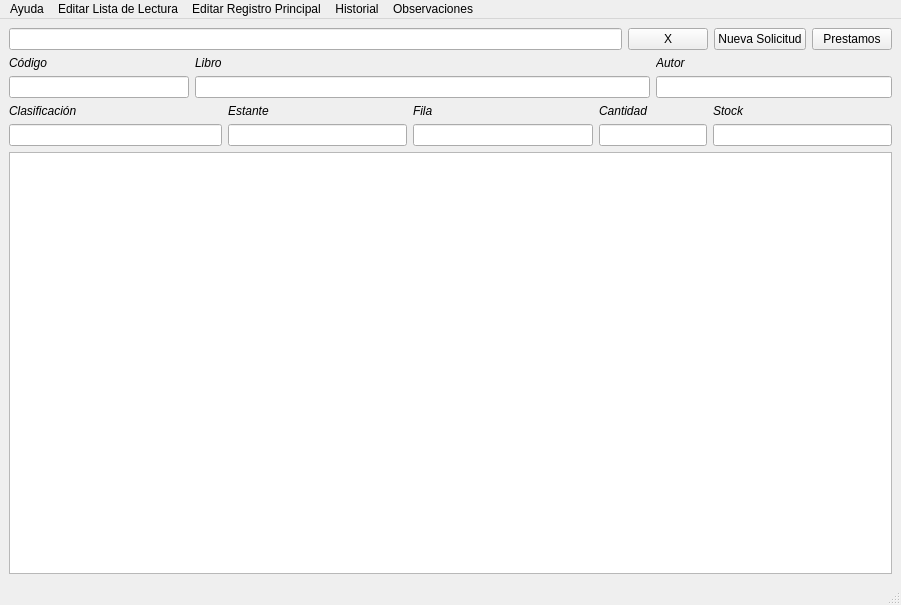
<?xml version="1.0" encoding="UTF-8"?>
<ui version="4.0">
 <class>AdminWindow</class>
 <widget class="QMainWindow" name="AdminWindow">
  <property name="geometry">
   <rect>
    <x>0</x>
    <y>0</y>
    <width>901</width>
    <height>605</height>
   </rect>
  </property>
  <property name="minimumSize">
   <size>
    <width>901</width>
    <height>605</height>
   </size>
  </property>
  <property name="windowTitle">
   <string>BiblioOrg | Admin</string>
  </property>
  <widget class="QWidget" name="centralwidget">
   <layout class="QVBoxLayout" name="verticalLayout">
    <item>
     <layout class="QHBoxLayout" name="horizontalLayout">
      <item>
       <widget class="QLineEdit" name="searchtxt"/>
      </item>
      <item>
       <widget class="QPushButton" name="resetbtn">
        <property name="text">
         <string>X</string>
        </property>
       </widget>
      </item>
      <item>
       <widget class="QPushButton" name="newrequestbtn">
        <property name="text">
         <string>Nueva Solicitud</string>
        </property>
       </widget>
      </item>
      <item>
       <widget class="QPushButton" name="loansbtn">
        <property name="text">
         <string>Prestamos</string>
        </property>
       </widget>
      </item>
     </layout>
    </item>
    <item>
     <layout class="QGridLayout" name="gridLayout">
      <item row="0" column="0">
       <widget class="QLabel" name="codelabel">
        <property name="font">
         <font>
          <italic>true</italic>
         </font>
        </property>
        <property name="text">
         <string>Código</string>
        </property>
       </widget>
      </item>
      <item row="0" column="1">
       <widget class="QLabel" name="booklabel">
        <property name="font">
         <font>
          <italic>true</italic>
         </font>
        </property>
        <property name="text">
         <string>Libro</string>
        </property>
       </widget>
      </item>
      <item row="0" column="5">
       <widget class="QLabel" name="authorlabel">
        <property name="font">
         <font>
          <italic>true</italic>
         </font>
        </property>
        <property name="text">
         <string>Autor</string>
        </property>
       </widget>
      </item>
      <item row="1" column="0">
       <widget class="QLineEdit" name="codetxt"/>
      </item>
      <item row="1" column="1" colspan="4">
       <widget class="QLineEdit" name="booktxt"/>
      </item>
      <item row="1" column="5" colspan="2">
       <widget class="QLineEdit" name="authortxt"/>
      </item>
      <item row="2" column="0">
       <widget class="QLabel" name="classificationlabel">
        <property name="font">
         <font>
          <italic>true</italic>
         </font>
        </property>
        <property name="text">
         <string>Clasificación</string>
        </property>
       </widget>
      </item>
      <item row="2" column="2">
       <widget class="QLabel" name="shelflabel">
        <property name="font">
         <font>
          <italic>true</italic>
         </font>
        </property>
        <property name="text">
         <string>Estante</string>
        </property>
       </widget>
      </item>
      <item row="2" column="3">
       <widget class="QLabel" name="rowlabel">
        <property name="font">
         <font>
          <italic>true</italic>
         </font>
        </property>
        <property name="text">
         <string>Fila</string>
        </property>
       </widget>
      </item>
      <item row="2" column="4" colspan="2">
       <widget class="QLabel" name="numberlabel">
        <property name="font">
         <font>
          <italic>true</italic>
         </font>
        </property>
        <property name="text">
         <string>Cantidad</string>
        </property>
       </widget>
      </item>
      <item row="2" column="6">
       <widget class="QLabel" name="stocklabel">
        <property name="font">
         <font>
          <italic>true</italic>
         </font>
        </property>
        <property name="text">
         <string>Stock</string>
        </property>
       </widget>
      </item>
      <item row="3" column="0" colspan="2">
       <widget class="QLineEdit" name="classificationtxt"/>
      </item>
      <item row="3" column="2">
       <widget class="QLineEdit" name="shelftxt"/>
      </item>
      <item row="3" column="3">
       <widget class="QLineEdit" name="rowtxt"/>
      </item>
      <item row="3" column="4" colspan="2">
       <widget class="QLineEdit" name="numbertxt"/>
      </item>
      <item row="3" column="6">
       <widget class="QLineEdit" name="stocktxt"/>
      </item>
     </layout>
    </item>
    <item>
     <widget class="QTableView" name="tableView"/>
    </item>
   </layout>
  </widget>
  <widget class="QMenuBar" name="menubar">
   <property name="geometry">
    <rect>
     <x>0</x>
     <y>0</y>
     <width>901</width>
     <height>33</height>
    </rect>
   </property>
   <widget class="QMenu" name="menuAyuda">
    <property name="title">
     <string>Ayuda</string>
    </property>
    <addaction name="actionMapa"/>
    <addaction name="actionMapa_2"/>
    <addaction name="actionUsuarios"/>
    <addaction name="separator"/>
    <addaction name="actionREcomendaciones"/>
    <addaction name="actionContacto"/>
   </widget>
   <widget class="QMenu" name="menuEditar_Lista_de_Lectura">
    <property name="title">
     <string>Editar Lista de Lectura</string>
    </property>
   </widget>
   <widget class="QMenu" name="menuEditar_Registro_Principal">
    <property name="title">
     <string>Editar Registro Principal</string>
    </property>
   </widget>
   <widget class="QMenu" name="menuHistorial">
    <property name="title">
     <string>Historial</string>
    </property>
   </widget>
   <widget class="QMenu" name="menuObservaciones">
    <property name="title">
     <string>Observaciones</string>
    </property>
   </widget>
   <addaction name="menuAyuda"/>
   <addaction name="menuEditar_Lista_de_Lectura"/>
   <addaction name="menuEditar_Registro_Principal"/>
   <addaction name="menuHistorial"/>
   <addaction name="menuObservaciones"/>
  </widget>
  <widget class="QStatusBar" name="statusbar"/>
  <action name="actionMapa">
   <property name="text">
    <string>Asistente de Inventario</string>
   </property>
  </action>
  <action name="actionREcomendaciones">
   <property name="text">
    <string>Recomendaciones</string>
   </property>
  </action>
  <action name="actionUsuarios">
   <property name="text">
    <string>Usuarios</string>
   </property>
  </action>
  <action name="actionMapa_2">
   <property name="text">
    <string>Mapa</string>
   </property>
  </action>
  <action name="actionContacto">
   <property name="text">
    <string>Contacto</string>
   </property>
  </action>
 </widget>
 <resources/>
 <connections/>
</ui>
